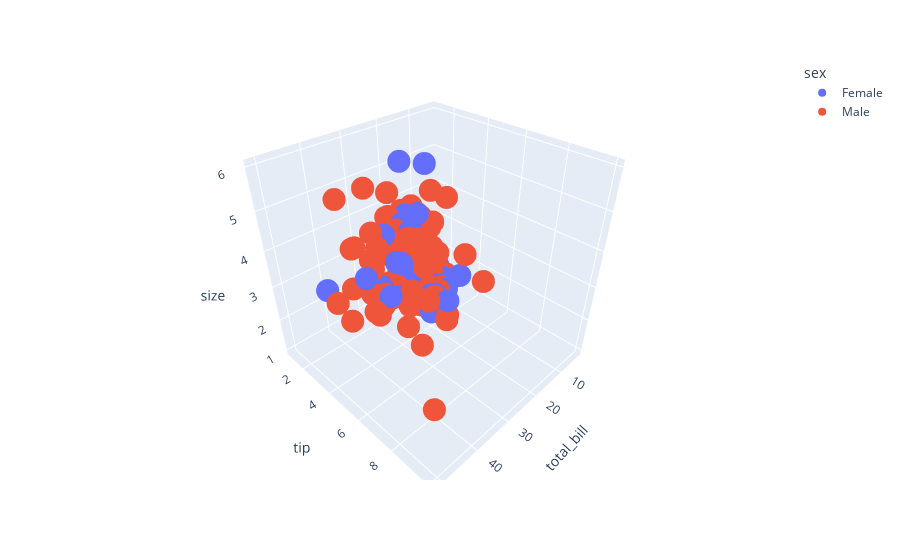

The notebook cell this image was saved under:
### Markdown cell above
**3D Graphics**

Another cool feature of Plotly Express is to plot 3D graphics fairly easy

. All you gotta do is to use the function scatter_3d and add a z axis.

### Code cell
# 3D Plot total_bill vs. tip vs. size
fig = px.scatter_3d(df, x='total_bill', y='tip', z='size', color='sex')
fig.show()

### Figure 1 — Plotly figure (JSON) as saved in the notebook; plotly's stock layout.template omitted (floating-point values rounded to 4 significant figures; data arrays with more than 128 entries replaced by an {"elided": "..."} marker saying what was removed)
{"data": [{"hovertemplate": "sex=Female<br>total_bill=%{x}<br>tip=%{y}<br>size=%{z}<extra></extra>", "legendgroup": "Female", "marker": {"color": "#636efa", "symbol": "circle"}, "mode": "markers", "name": "Female", "scene": "scene", "showlegend": true, "type": "scatter3d", "x": [16.99, 24.59, 35.26, 14.83, 10.33, 16.97, 20.29, 15.77, 19.65, 15.06, 20.69, 16.93, 10.29, 34.81, 26.41, 16.45, 3.07, 17.07, 26.86, 25.28, 14.73, 10.07, 34.83, 5.75, 16.32, 22.75, 11.35, 15.38, 44.3, 22.42, 20.92, 14.31, 7.25, 25.71, 17.31, 10.65, 12.43, 24.08, 13.42, 12.48, 29.8, 14.52, 11.38, 20.27, 11.17, 12.26, 18.26, 8.51, 10.33, 14.15, 13.16, 17.47, 27.05, 16.43, 8.35, 18.64, 11.87, 29.85, 25, 13.39, 16.21, 17.51, 10.59, 10.63, 9.6, 20.9, 18.15, 19.81, 43.11, 13, 12.74, 13, 16.4, 16.47, 12.76, 13.27, 28.17, 12.9, 30.14, 13.42, 15.98, 16.27, 10.09, 22.12, 35.83, 27.18, 18.78], "y": [1.01, 3.61, 5, 3.02, 1.67, 3.5, 2.75, 2.23, 3, 3, 2.45, 3.07, 2.6, 5.2, 1.5, 2.47, 1, 3, 3.14, 5, 2.2, 1.83, 5.17, 1, 4.3, 3.25, 2.5, 3, 2.5, 3.48, 4.08, 4, 1, 4, 3.5, 1.5, 1.8, 2.92, 1.68, 2.52, 4.2, 2, 2, 2.83, 1.5, 2, 3.25, 1.25, 2, 2, 2.75, 3.5, 5, 2.3, 1.5, 1.36, 1.63, 5.14, 3.75, 2.61, 2, 3, 1.61, 2, 4, 3.5, 3.5, 4.19, 5, 2, 2.01, 2, 2.5, 3.23, 2.23, 2.5, 6.5, 1.1, 3.09, 3.48, 3, 2.5, 2, 2.88, 4.67, 2, 3], "z": [2, 4, 4, 2, 3, 3, 2, 2, 2, 2, 4, 3, 2, 4, 2, 2, 1, 3, 2, 2, 2, 1, 4, 2, 2, 2, 2, 2, 3, 2, 2, 2, 1, 3, 2, 2, 2, 4, 2, 2, 6, 2, 2, 2, 2, 2, 2, 2, 2, 2, 2, 2, 6, 2, 2, 3, 2, 5, 4, 2, 3, 2, 2, 2, 2, 3, 3, 2, 4, 2, 2, 2, 2, 3, 2, 2, 3, 2, 4, 2, 3, 2, 2, 2, 3, 2, 2]}, {"hovertemplate": "sex=Male<br>total_bill=%{x}<br>tip=%{y}<br>size=%{z}<extra></extra>", "legendgroup": "Male", "marker": {"color": "#EF553B", "symbol": "circle"}, "mode": "markers", "name": "Male", "scene": "scene", "showlegend": true, "type": "scatter3d", "x": {"elided": "157 float values"}, "y": {"elided": "157 float values"}, "z": {"elided": "157 int values"}}], "layout": {"legend": {"title": {"text": "sex"}, "tracegroupgap": 0}, "margin": {"t": 60}, "scene": {"domain": {"x": [0, 1], "y": [0, 1]}, "xaxis": {"title": {"text": "total_bill"}}, "yaxis": {"title": {"text": "tip"}}, "zaxis": {"title": {"text": "size"}}}}}
